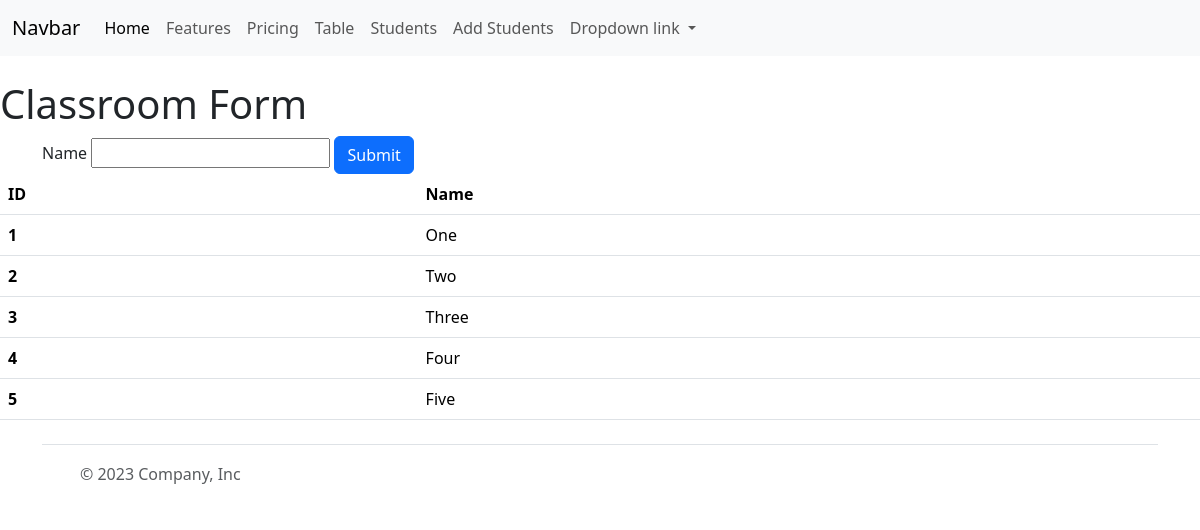
The app's page /crud/add-classroom/, older data.
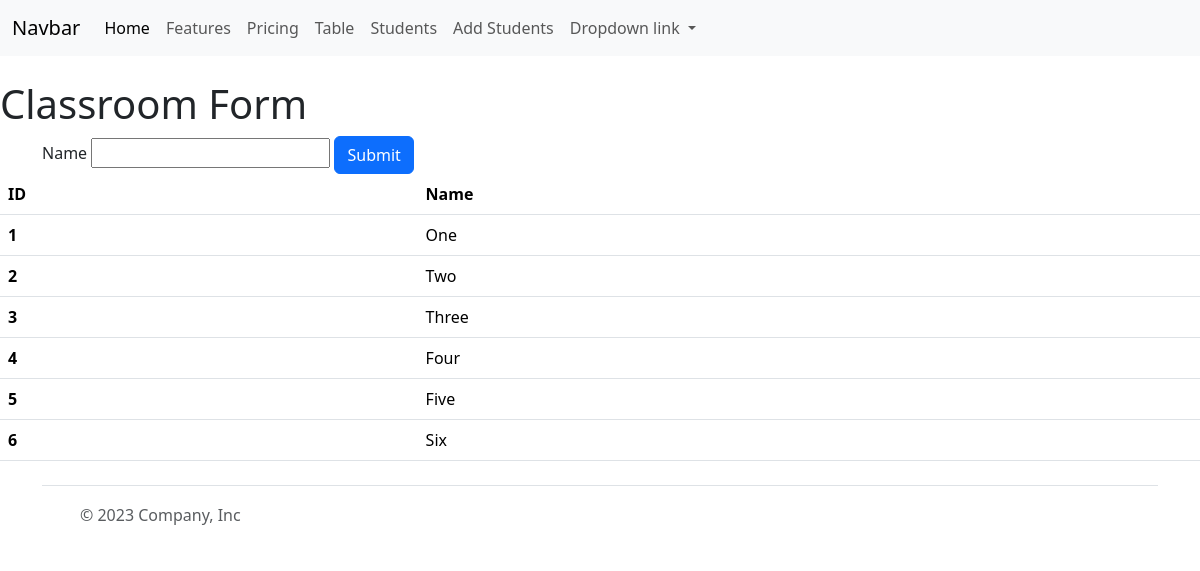
The same page, newer data.
### myapp/models.py (models this page shows, shortened)
class ClassRoom(models.Model):
    class_name =models.CharField(max_length=20)

### forms/views.py (the view)
# urls.py: path("add-classroom/",add_classroom,name='add_classroom'),
def add_classroom(request):
    classrooms=ClassRoom.objects.all()
    context={'classrooms':classrooms}
    if request.method == 'POST':
        name=request.POST.get("classname") #form ma name=classname haleko xa so classname
        ClassRoom.objects.create(class_name=name)
        return redirect("add_classroom")
    return render(request,'forms/form.html',context=context)

### templates/forms/form.html (shortened to what this page needs)
{% extends 'base.html' %}
{% block content %}
    <br>
    <h1>Classroom Form</h1>
    <div class="container">
        <form method='post' action={% url "add_classroom" %}> {% comment %} method = post le server ma data pathaune kaam garxa ani action le chai submit vayesi typ url ma lagdine kaam garxa{% endcomment %}
            <label for="name">Name</label>
            <input type="text" name='classname'> {% comment %} yo name chai important xa yei name ko use hamile database ma halna lai use garxam {% endcomment %}
            <button type="submit" class="btn btn-primary">Submit</button>
    </div>
    <table class="table">
        <thead>
          <tr>
            <th scope="col">ID</th>
            <th scope="col">Name</th>
          </tr>
        </thead>
        <tbody>
            {% for classroom in classrooms %}
            <tr>
                <th scope="row">{{ classroom.id }}</th>
                <td>{{ classroom.class_name }}</td>
              </tr>
            {% endfor %}
        </tbody>
      </table>
{% endblock content %}

Row changes from the older to the newer data that the page shows:
added ClassRoom: id "6", class_name "Six"
